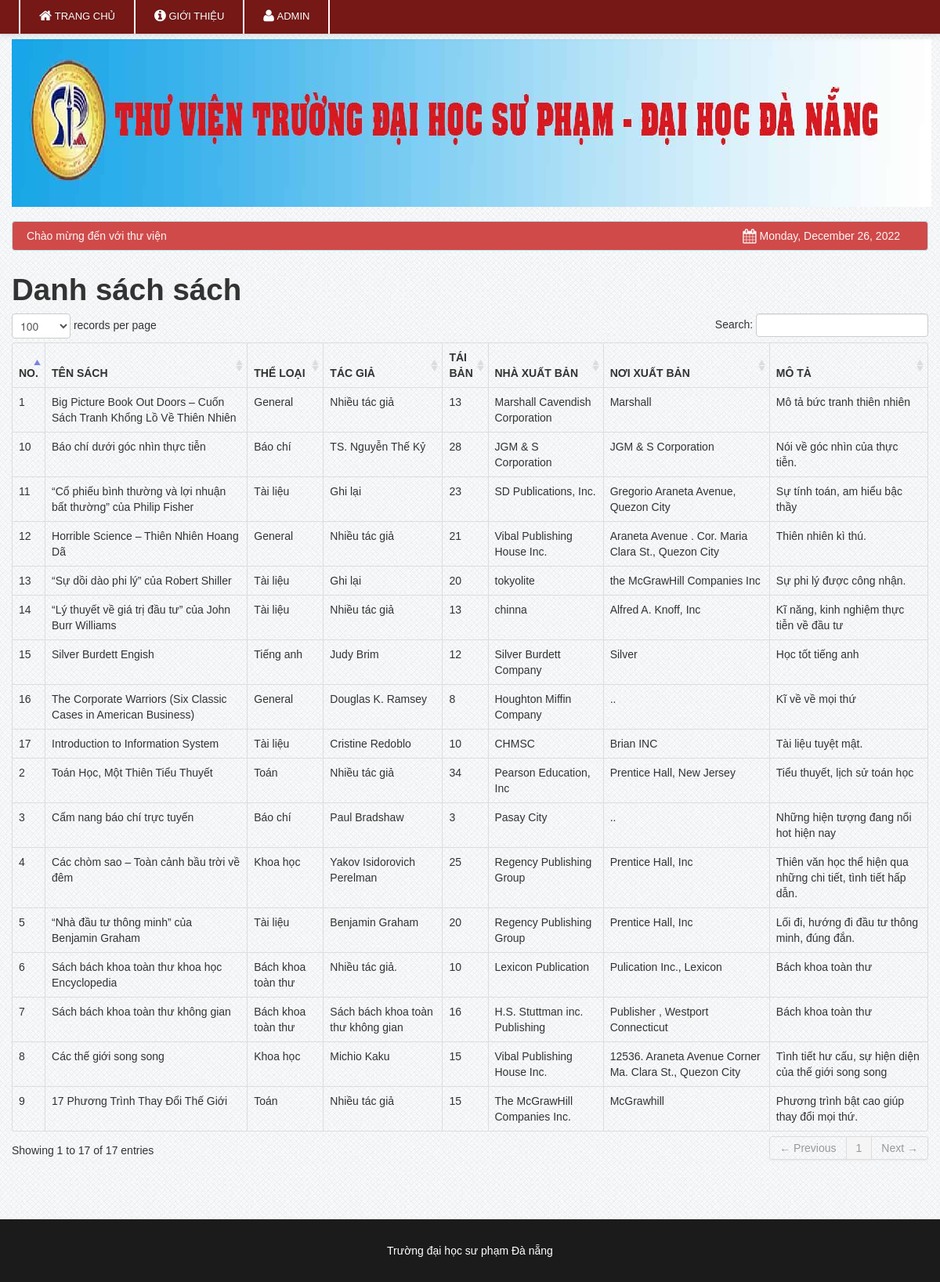
The page / on the database its author committed.
### tables this page shows
CREATE TABLE `book` (
  `book_id` int(11) NOT NULL,
  `book_title` varchar(100) NOT NULL,
  `category_id` int(50) NOT NULL,
  `author` varchar(50) NOT NULL,
  `book_copies` int(11) NOT NULL,
  `Describe` varchar(256) DEFAULT NULL,
  `book_pub` varchar(100) NOT NULL,
  `publisher_name` varchar(100) NOT NULL,
  `isbn` varchar(50) NOT NULL,
  `copyright_year` int(11) NOT NULL,
  `date_receive` varchar(20) NOT NULL,
  `date_added` datetime NOT NULL,
  `status` varchar(30) NOT NULL
);

CREATE TABLE `category` (
  `category_id` int(11) NOT NULL,
  `classname` varchar(50) DEFAULT NULL
);

### index.php (the view, shortened to what this page needs)
<?php include('header.php'); ?>
<?php include('navbar.php'); ?>
    <div class="container">
		<div class="margin-top">
			<div class="row">
					<?php include('head.php'); ?>
					<div class="span12">
						<h1>Danh sách sách</h1>
                            <table cellpadding="0" cellspacing="0" border="0" class="table  table-bordered" id="example">
                                <thead>
                                    <tr>
										<th>No.</th>
                                        <th>Tên sách</th>
                                        <th>Thể loại</th>
										<th>Tác giả</th>
										<th class="action">Tái bản</th>
										<th>Nhà xuất bản</th>
										<th>Nơi xuất bản</th>
										<th>Mô tả</th>
                                    </tr>
                                </thead>
                                <tbody>
                                  <?php
									$conn = mysqli_connect('localhost','root','','eb_lms');
								  	$user_query=mysqli_query($conn,"select * from book where status != 'Archive'");
									while($row=mysqli_fetch_array($user_query)){
									$id=$row['book_id'];
									$cat_id=$row['category_id'];
									$book_copies = $row['book_copies'];
									$borrow_details = mysqli_query($conn,"select * from borrowdetails where book_id = '$id' and borrow_status = 'Đang mượn'");
									$count = mysqli_num_rows($borrow_details);
									$total =  $book_copies  -  $count;
											$cat_query = mysqli_query($conn,"select * from category where category_id = '$cat_id'");
											$cat_row = mysqli_fetch_array($cat_query);
									?>
									<tr class="del<?php echo $id ?>">
                                    <td><?php echo $row['book_id']; ?></td>
                                    <td><?php echo $row['book_title']; ?></td>
									<td><?php echo $cat_row ['classname']; ?> </td>
                                    <td><?php echo $row['author']; ?> </td>
                                    <td class="action"><?php echo $total;   ?> </td>
                                     <td><?php echo $row['book_pub']; ?></td>
									 <td><?php echo $row['publisher_name']; ?></td>
									 <td><?php echo $row['Describe']; ?></td>
                                    </tr>
									<?php  }  ?>
                                </tbody>
                            </table>
			</div>
			</div>
		</div>
    </div>
<?php include('footer.php') ?>

### header.php (shortened to what this page needs)
<!DOCTYPE html>
<html>
<head>
			<link href="css/bootstrap.css" rel="stylesheet" media="screen">
			<link href="css/bootstrap-responsive.css" rel="stylesheet" media="screen">
			<link href="css/docs.css" rel="stylesheet" media="screen">
			<link href="css/diapo.css" rel="stylesheet" media="screen">
			<link href="css/font-awesome.css" rel="stylesheet" media="screen">
			<link rel="stylesheet" type="text/css" href="css/style.css" />
			<link rel="stylesheet" type="text/css" href="css/DT_bootstrap.css" />
</head>
<body>

### navbar.php (shortened to what this page needs)
<div class="navbar navbar-fixed-top navbar-inverse">
           <div class="navbar-inner">
               <div class="container">
                   <div class="nav-collapse collapse">
				<ul class="nav">
				<li class="divider-vertical"></li><li class=""><a  rel="tooltip"  data-placement="bottom" title="Home" id="home"   href="index.php"><i class="icon-home icon-large"></i>&nbsp;Trang chủ</a> </li>
				<li class="divider-vertical"></li>
				<li class="">
				<a rel="tooltip"  data-placement="bottom" title="Click Here to About" id="about" href="about.php"><i class="icon-info-sign icon-large"></i>&nbsp;Giới thiệu</a>
				</li>
				<li class="divider-vertical"></li>
				<li class="">
				<a rel="tooltip"  data-placement="bottom" title="Click Here to About" id="login" href="librarian/index.php"><i class="icon-user icon-large"></i>&nbsp;Admin</a>
				</li>
				<li class="divider-vertical"></li>
				<li class="signup"><span class="sg"></span></li>
				</ul>
                   </div>
               </div>
           </div>
       </div>

### head.php
<div class="span12">
		<div class="header">
		<div class="pull-left">
		<img class="stilogo" src="LMS/E.B. Magalona.png">
		</div>
		</div>
			<div class="alert alert-info">&nbsp;Chào mừng đến với thư viện
					<div class="pull-right">
						<i class="icon-calendar icon-large"></i>
						<?php
						$Today = date('y:m:d');
						$new = date('l, F d, Y', strtotime($Today));
						echo $new;
						?>
					</div>
			</div>
		</div>

### footer.php (shortened to what this page needs)
    <footer class="footer">
      <div class="container">
	  <div class="foot-margin">
        <p><a>Trường đại học sư phạm Đà nẵng</a></p>
      </div>
      </div>
    </footer>
</body>
</html>

### css/docs.css (style rules this page uses)
body { font-family:'TR Century Gothic',Helvetica,Arial,sans-serif !important; }
.alert { text-shadow: none; }
th { text-transform:uppercase; }
.signup { margin-top: 7px; }
.nav li a { text-transform:uppercase; }
.header { background: none repeat scroll 0 0 #f2db37; height: 211px; margin-bottom: 21px; }
.stilogo { background: none repeat scroll 0 0 #f2db37; margin-bottom: 21px; }
.foot-margin p a { color:#ffffff; }
.margin-top { margin-top:50px; }
body { background: url(../img/grid_noise.png); position: relative; }
body > .navbar { font-size: 13px; }
.footer { text-align: center; padding: 30px 0; margin-top: 70px; border-top: 1px solid #e5e5e5; background-color:#1B1B1B; }
.footer p { margin-bottom: 0; color: #777; }

### rows shown on the page
book: book_id "1", book_title "Big Picture Book Out Doors – Cuốn Sách Tranh Khổng Lồ Về Thiên Nhiên", category.classname "General", author "Nhiều tác giả", book_copies "13", book_pub "Marshall Cavendish Corporation", publisher_name "Marshall", Describe "Mô tả bức tranh thiên nhiên"
book: book_id "2", book_title "Toán Học, Một Thiên Tiểu Thuyết", category.classname "Toán", author "Nhiều tác giả", book_copies "34", book_pub "Pearson Education, Inc", publisher_name "Prentice Hall, New Jersey", Describe "Tiểu thuyết, lịch sử toán học"
book: book_id "3", book_title "Cẩm nang báo chí trực tuyến", category.classname "Báo chí", author "Paul Bradshaw", book_copies "3", book_pub "Pasay City", publisher_name "..", Describe "Những hiện tượng đang nổi hot hiện nay"
book: book_id "4", book_title "Các chòm sao – Toàn cảnh bầu trời về đêm", category.classname "Khoa học", author "Yakov Isidorovich Perelman", book_copies "25", book_pub "Regency Publishing Group", publisher_name "Prentice Hall, Inc", Describe "Thiên văn học thể hiện qua những chi tiết, tình tiết hấp dẫn."
book: book_id "5", book_title "“Nhà đầu tư thông minh” của Benjamin Graham", category.classname "Tài liệu", author "Benjamin Graham", book_copies "20", book_pub "Regency Publishing Group", publisher_name "Prentice Hall, Inc", Describe "Lối đi, hướng đi đầu tư thông minh, đúng đắn."
book: book_id "6", book_title "Sách bách khoa toàn thư khoa học Encyclopedia", category.classname "Bách khoa toàn thư", author "Nhiều tác giả.", book_copies "10", book_pub "Lexicon Publication", publisher_name "Pulication Inc., Lexicon", Describe "Bách khoa toàn thư"
book: book_id "7", book_title "Sách bách khoa toàn thư không gian", category.classname "Bách khoa toàn thư", author "Sách bách khoa toàn thư không gian", book_copies "16", book_pub "H.S. Stuttman inc. Publishing", publisher_name "Publisher , Westport Connecticut", Describe "Bách khoa toàn thư"
book: book_id "8", book_title "Các thế giới song song", category.classname "Khoa học", author "Michio Kaku", book_copies "15", book_pub "Vibal Publishing House Inc.", publisher_name "12536. Araneta Avenue Corner Ma. Clara St., Quezon City", Describe "Tình tiết hư cấu, sự hiện diện của thế giới song song"
book: book_id "9", book_title "17 Phương Trình Thay Đổi Thế Giới", category.classname "Toán", author "Nhiều tác giả", book_copies "15", book_pub "The McGrawHill Companies Inc.", publisher_name "McGrawhill", Describe "Phương trình bật cao giúp thay đổi mọi thứ."
book: book_id "10", book_title "Báo chí dưới góc nhìn thực tiễn", category.classname "Báo chí", author "TS. Nguyễn Thế Kỷ", book_copies "28", book_pub "JGM & S Corporation", publisher_name "JGM & S Corporation", Describe "Nói về góc nhìn của thực tiễn."
book: book_id "11", book_title "“Cổ phiếu bình thường và lợi nhuận bất thường” của Philip Fisher", category.classname "Tài liệu", author "Ghi lại", book_copies "23", book_pub "SD Publications, Inc.", publisher_name "Gregorio Araneta Avenue, Quezon City", Describe "Sự tính toán, am hiểu bậc thầy"
book: book_id "12", book_title "Horrible Science – Thiên Nhiên Hoang Dã", category.classname "General", author "Nhiều tác giả", book_copies "21", book_pub "Vibal Publishing House Inc.", publisher_name "Araneta Avenue . Cor. Maria Clara St., Quezon City", Describe "Thiên nhiên kì thú."
book: book_id "13", book_title "“Sự dồi dào phi lý” của Robert Shiller", category.classname "Tài liệu", author "Ghi lại", book_copies "20", book_pub "tokyolite", publisher_name "the McGrawHill Companies Inc", Describe "Sự phi lý được công nhận."
book: book_id "14", book_title "“Lý thuyết về giá trị đầu tư” của John Burr Williams", category.classname "Tài liệu", author "Nhiều tác giả", book_copies "13", book_pub "chinna", publisher_name "Alfred A. Knoff, Inc", Describe "Kĩ năng, kinh nghiệm thực tiễn về đầu tư"
book: book_id "15", book_title "Silver Burdett Engish", category.classname "Tiếng anh", author "Judy Brim", book_copies "12", book_pub "Silver Burdett Company", publisher_name "Silver", Describe "Học tốt tiếng anh"
book: book_id "16", book_title "The Corporate Warriors (Six Classic Cases in American Business)", category.classname "General", author "Douglas K. Ramsey", book_copies "8", book_pub "Houghton Miffin Company", publisher_name "..", Describe "Kĩ về về mọi thứ"
book: book_id "17", book_title "Introduction to Information System", category.classname "Tài liệu", author "Cristine Redoblo", book_copies "10", book_pub "CHMSC", publisher_name "Brian INC", Describe "Tài liệu tuyệt mật."
